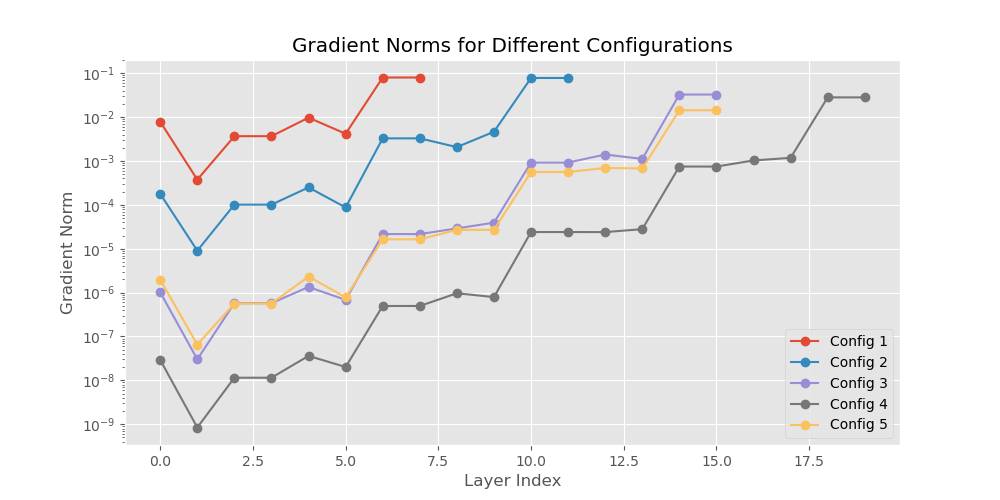

Generate this figure with Python:
import torch
import torch.nn as nn
import torch.optim as optim
import matplotlib.pyplot as plt

# Set random seed for reproducibility
def set_seed(seed_value=42, has_np=False):
    import random
    if has_np:
        import numpy as np
        np.random.seed(seed_value)  # Numpy module
    random.seed(seed_value)  # Python random module
    torch.manual_seed(seed_value)  # PyTorch
    if torch.cuda.is_available():
        torch.cuda.manual_seed_all(seed_value)  # if you are using multi-GPU.
        torch.backends.cudnn.deterministic = True  # CUDNN to be deterministic
        torch.backends.cudnn.benchmark = False



class Config:
    def __init__(self, seq_length, init_weight_range, num_layers, hidden_size, label, input_size=5):
        self.seq_length = seq_length
        self.init_weight_range = init_weight_range
        self.num_layers = num_layers
        self.hidden_size = hidden_size
        self.input_size = input_size  # Static for simplicity, can be made dynamic
        self.label = label


class SimpleRNN(nn.Module):
    def __init__(self, input_size, hidden_size, num_layers, init_weight_range):
        super(SimpleRNN, self).__init__()
        self.rnn = nn.RNN(input_size, hidden_size, num_layers, nonlinearity='tanh')
        self.initialize_weights(init_weight_range)

    def initialize_weights(self, init_weight_range):
        for p in self.rnn.parameters():
            nn.init.uniform_(p, a=-init_weight_range, b=init_weight_range)

    def forward(self, x):
        output, h_n = self.rnn(x)
        return output, h_n


def generate_data(seq_length, input_size, hidden_size):
    input = torch.randn(seq_length, 1, input_size)
    target = torch.randn(seq_length, 1, hidden_size)
    return input, target


def train_and_get_gradients(config):
    model = SimpleRNN(config.input_size, config.hidden_size, config.num_layers, config.init_weight_range)
    input, target = generate_data(config.seq_length, config.input_size, config.hidden_size)

    criterion = nn.MSELoss()
    optimizer = optim.Adam(model.parameters(), lr=0.001)

    output, _ = model(input)
    loss = criterion(output, target)

    optimizer.zero_grad()
    loss.backward()

    gradients = []
    for param in model.parameters():
        if param.grad is not None:
            gradients.append(param.grad.norm().item())
    return gradients


def plot_all_gradients(configs, all_gradients):
    plt.figure(figsize=(10, 5))
    plt.style.use('ggplot')

    for config, gradients in zip(configs, all_gradients):
        plt.plot(gradients, marker='o', label=f"{config.label}")

    plt.title('Gradient Norms for Different Configurations')
    plt.xlabel('Layer Index')
    plt.ylabel('Gradient Norm')
    plt.yscale('log')
    plt.legend()
    plt.grid(True)
    plt.savefig("gradient_vanished_rnn.png")
    plt.show()

if __name__ == '__main__':
    set_seed(2024, has_np=True)

    # Configurations for demonstration
    configs = [
        Config(seq_length=50, init_weight_range=0.02, num_layers=2, hidden_size=10, label='Config 1'),
        Config(seq_length=100, init_weight_range=0.02, num_layers=3, hidden_size=10, label='Config 2'),
        Config(seq_length=200, init_weight_range=0.01, num_layers=4, hidden_size=20, label='Config 3'),
        Config(seq_length=250, init_weight_range=0.01, num_layers=5, hidden_size=20, label='Config 4'),
        Config(seq_length=600, init_weight_range=0.01, num_layers=4, hidden_size=30, input_size=20, label='Config 5'),
    ]

    all_gradients = [train_and_get_gradients(config) for config in configs]
    plot_all_gradients(configs, all_gradients)
